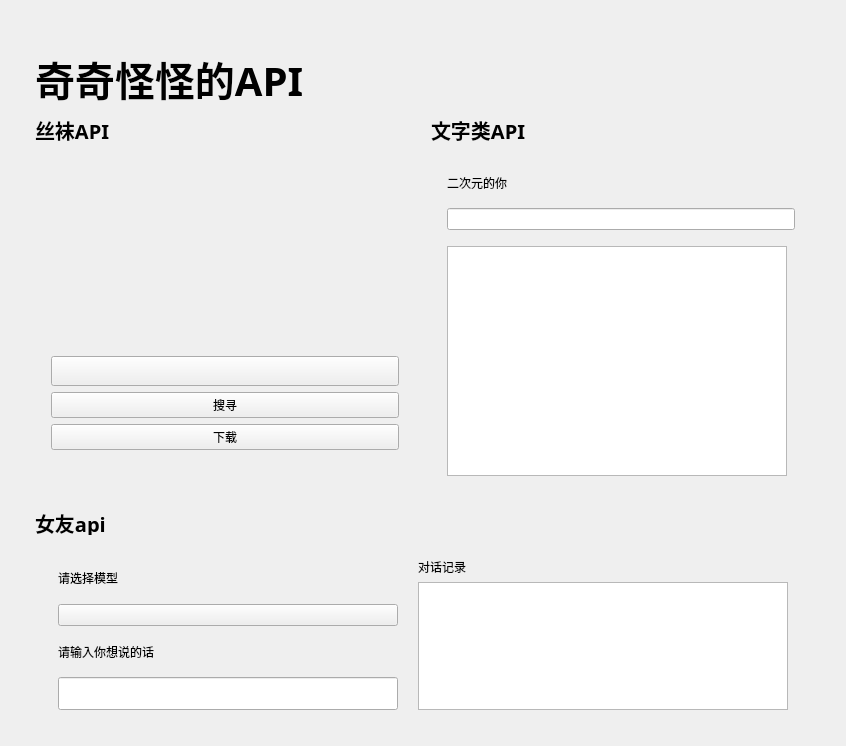
<?xml version="1.0" encoding="UTF-8"?>
<ui version="4.0">
 <class>Common</class>
 <widget class="QWidget" name="Common">
  <property name="geometry">
   <rect>
    <x>0</x>
    <y>0</y>
    <width>846</width>
    <height>746</height>
   </rect>
  </property>
  <property name="windowTitle">
   <string>Form</string>
  </property>
  <layout class="QGridLayout" name="gridLayout_13">
   <item row="0" column="1">
    <layout class="QGridLayout" name="CommonBox">
     <property name="leftMargin">
      <number>16</number>
     </property>
     <property name="topMargin">
      <number>45</number>
     </property>
     <property name="rightMargin">
      <number>16</number>
     </property>
     <property name="bottomMargin">
      <number>16</number>
     </property>
     <property name="spacing">
      <number>16</number>
     </property>
     <item row="1" column="0">
      <layout class="QVBoxLayout" name="PicBox">
       <item>
        <widget class="SubtitleLabel" name="PicTitle">
         <property name="maximumSize">
          <size>
           <width>16777215</width>
           <height>25</height>
          </size>
         </property>
         <property name="font">
          <font>
           <family>微软雅黑</family>
           <pointsize>15</pointsize>
           <bold>true</bold>
          </font>
         </property>
         <property name="text">
          <string>丝袜API</string>
         </property>
        </widget>
       </item>
       <item>
        <widget class="SimpleCardWidget" name="PicCard">
         <property name="minimumSize">
          <size>
           <width>380</width>
           <height>0</height>
          </size>
         </property>
         <property name="maximumSize">
          <size>
           <width>380</width>
           <height>16777215</height>
          </size>
         </property>
         <layout class="QGridLayout" name="gridLayout_4">
          <property name="leftMargin">
           <number>16</number>
          </property>
          <property name="topMargin">
           <number>16</number>
          </property>
          <property name="rightMargin">
           <number>16</number>
          </property>
          <property name="bottomMargin">
           <number>16</number>
          </property>
          <item row="0" column="0">
           <layout class="QVBoxLayout" name="verticalLayout">
            <item>
             <widget class="ImageLabel" name="ImageLabel">
              <property name="minimumSize">
               <size>
                <width>360</width>
                <height>150</height>
               </size>
              </property>
              <property name="maximumSize">
               <size>
                <width>360</width>
                <height>150</height>
               </size>
              </property>
             </widget>
            </item>
            <item>
             <widget class="ComboBox" name="ComboBox">
              <property name="minimumSize">
               <size>
                <width>300</width>
                <height>0</height>
               </size>
              </property>
              <property name="maximumSize">
               <size>
                <width>16777215</width>
                <height>30</height>
               </size>
              </property>
             </widget>
            </item>
            <item>
             <widget class="PrimaryPushButton" name="PrimaryPushButton_2">
              <property name="text">
               <string>搜寻</string>
              </property>
             </widget>
            </item>
            <item>
             <widget class="PrimaryPushButton" name="PrimaryPushButton">
              <property name="text">
               <string>下载</string>
              </property>
             </widget>
            </item>
           </layout>
          </item>
         </layout>
        </widget>
       </item>
      </layout>
     </item>
     <item row="2" column="0" colspan="2">
      <layout class="QVBoxLayout" name="VideoClipBox">
       <item>
        <widget class="SubtitleLabel" name="VideoClipLabel">
         <property name="minimumSize">
          <size>
           <width>0</width>
           <height>25</height>
          </size>
         </property>
         <property name="maximumSize">
          <size>
           <width>16777215</width>
           <height>20</height>
          </size>
         </property>
         <property name="font">
          <font>
           <family>微软雅黑</family>
           <pointsize>15</pointsize>
           <bold>true</bold>
          </font>
         </property>
         <property name="text">
          <string>女友api</string>
         </property>
        </widget>
       </item>
       <item>
        <widget class="SimpleCardWidget" name="VideoClipCard">
         <property name="minimumSize">
          <size>
           <width>0</width>
           <height>170</height>
          </size>
         </property>
         <property name="maximumSize">
          <size>
           <width>16777215</width>
           <height>170</height>
          </size>
         </property>
         <layout class="QGridLayout" name="gridLayout_10">
          <item row="0" column="1">
           <layout class="QVBoxLayout" name="verticalLayout_4">
            <item>
             <widget class="StrongBodyLabel" name="StrongBodyLabel">
              <property name="text">
               <string>对话记录</string>
              </property>
             </widget>
            </item>
            <item>
             <widget class="QTextBrowser" name="textBrowser_2">
              <property name="maximumSize">
               <size>
                <width>370</width>
                <height>16777215</height>
               </size>
              </property>
              <property name="autoFillBackground">
               <bool>false</bool>
              </property>
             </widget>
            </item>
           </layout>
          </item>
          <item row="0" column="0">
           <layout class="QHBoxLayout" name="horizontalLayout_2">
            <item>
             <layout class="QVBoxLayout" name="verticalLayout_3">
              <item>
               <widget class="BodyLabel" name="BodyLabel">
                <property name="maximumSize">
                 <size>
                  <width>340</width>
                  <height>16777215</height>
                 </size>
                </property>
                <property name="text">
                 <string>请选择模型</string>
                </property>
               </widget>
              </item>
              <item>
               <widget class="ComboBox" name="ComboBox_2">
                <property name="minimumSize">
                 <size>
                  <width>340</width>
                  <height>0</height>
                 </size>
                </property>
                <property name="maximumSize">
                 <size>
                  <width>340</width>
                  <height>16777215</height>
                 </size>
                </property>
               </widget>
              </item>
              <item>
               <widget class="BodyLabel" name="BodyLabel_2">
                <property name="maximumSize">
                 <size>
                  <width>340</width>
                  <height>16777215</height>
                 </size>
                </property>
                <property name="text">
                 <string>请输入你想说的话</string>
                </property>
               </widget>
              </item>
              <item>
               <widget class="SearchLineEdit" name="SearchLineEdit_2">
                <property name="maximumSize">
                 <size>
                  <width>340</width>
                  <height>33</height>
                 </size>
                </property>
               </widget>
              </item>
             </layout>
            </item>
           </layout>
          </item>
         </layout>
        </widget>
       </item>
      </layout>
     </item>
     <item row="1" column="1">
      <layout class="QGridLayout" name="AudioParmsBox">
       <item row="0" column="0">
        <widget class="SubtitleLabel" name="AudioParmsTitle">
         <property name="maximumSize">
          <size>
           <width>16777215</width>
           <height>25</height>
          </size>
         </property>
         <property name="font">
          <font>
           <family>微软雅黑</family>
           <pointsize>15</pointsize>
           <bold>true</bold>
          </font>
         </property>
         <property name="text">
          <string>文字类API</string>
         </property>
        </widget>
       </item>
       <item row="1" column="0">
        <widget class="SimpleCardWidget" name="AudioParmsCard">
         <property name="minimumSize">
          <size>
           <width>380</width>
           <height>0</height>
          </size>
         </property>
         <property name="maximumSize">
          <size>
           <width>300</width>
           <height>16777215</height>
          </size>
         </property>
         <layout class="QHBoxLayout" name="horizontalLayout">
          <property name="spacing">
           <number>16</number>
          </property>
          <property name="leftMargin">
           <number>16</number>
          </property>
          <property name="topMargin">
           <number>16</number>
          </property>
          <property name="rightMargin">
           <number>16</number>
          </property>
          <property name="bottomMargin">
           <number>16</number>
          </property>
          <item>
           <layout class="QVBoxLayout" name="verticalLayout_2">
            <item>
             <widget class="BodyLabel" name="BodyLabel_3">
              <property name="text">
               <string>二次元的你</string>
              </property>
             </widget>
            </item>
            <item>
             <widget class="SearchLineEdit" name="SearchLineEdit"/>
            </item>
            <item>
             <widget class="QTextBrowser" name="textBrowser">
              <property name="minimumSize">
               <size>
                <width>340</width>
                <height>0</height>
               </size>
              </property>
              <property name="maximumSize">
               <size>
                <width>200</width>
                <height>16777215</height>
               </size>
              </property>
             </widget>
            </item>
           </layout>
          </item>
         </layout>
        </widget>
       </item>
      </layout>
     </item>
     <item row="0" column="0" colspan="2">
      <widget class="LargeTitleLabel" name="CommonTitile">
       <property name="maximumSize">
        <size>
         <width>16777215</width>
         <height>45</height>
        </size>
       </property>
       <property name="font">
        <font>
         <family>微软雅黑</family>
         <pointsize>30</pointsize>
         <bold>true</bold>
         <kerning>true</kerning>
        </font>
       </property>
       <property name="text">
        <string>奇奇怪怪的API</string>
       </property>
      </widget>
     </item>
    </layout>
   </item>
  </layout>
 </widget>
 <customwidgets>
  <customwidget>
   <class>ComboBox</class>
   <extends>QPushButton</extends>
   <header>qfluentwidgets</header>
  </customwidget>
  <customwidget>
   <class>PushButton</class>
   <extends>QPushButton</extends>
   <header>qfluentwidgets</header>
  </customwidget>
  <customwidget>
   <class>PrimaryPushButton</class>
   <extends>PushButton</extends>
   <header>qfluentwidgets</header>
  </customwidget>
  <customwidget>
   <class>CardWidget</class>
   <extends>QFrame</extends>
   <header>qfluentwidgets</header>
   <container>1</container>
  </customwidget>
  <customwidget>
   <class>SimpleCardWidget</class>
   <extends>CardWidget</extends>
   <header>qfluentwidgets</header>
   <container>1</container>
  </customwidget>
  <customwidget>
   <class>BodyLabel</class>
   <extends>QLabel</extends>
   <header>qfluentwidgets</header>
  </customwidget>
  <customwidget>
   <class>StrongBodyLabel</class>
   <extends>QLabel</extends>
   <header>qfluentwidgets</header>
  </customwidget>
  <customwidget>
   <class>SubtitleLabel</class>
   <extends>QLabel</extends>
   <header>qfluentwidgets</header>
  </customwidget>
  <customwidget>
   <class>LargeTitleLabel</class>
   <extends>QLabel</extends>
   <header>qfluentwidgets</header>
  </customwidget>
  <customwidget>
   <class>ImageLabel</class>
   <extends>QLabel</extends>
   <header>qfluentwidgets</header>
  </customwidget>
  <customwidget>
   <class>LineEdit</class>
   <extends>QLineEdit</extends>
   <header>qfluentwidgets</header>
  </customwidget>
  <customwidget>
   <class>SearchLineEdit</class>
   <extends>LineEdit</extends>
   <header>qfluentwidgets</header>
  </customwidget>
 </customwidgets>
 <resources/>
 <connections/>
</ui>
